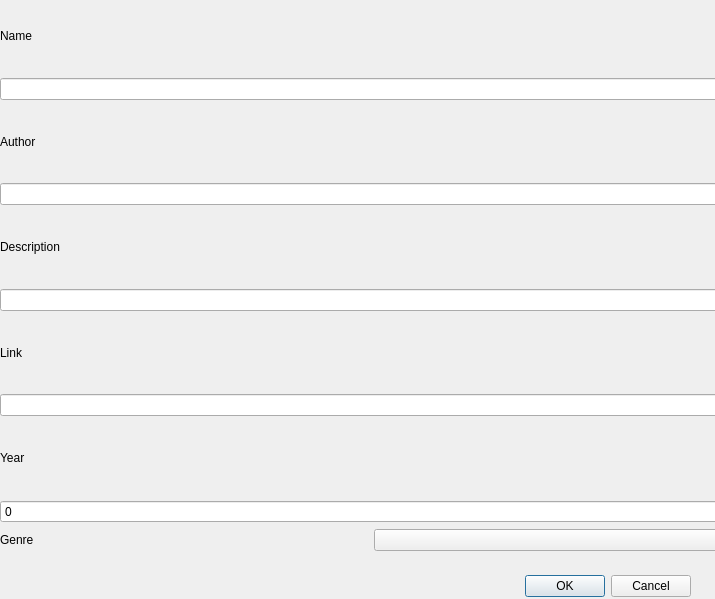
<?xml version="1.0" encoding="UTF-8"?>
<ui version="4.0">
 <class>AddMovies</class>
 <widget class="QDialog" name="AddMovies">
  <property name="geometry">
   <rect>
    <x>0</x>
    <y>0</y>
    <width>715</width>
    <height>599</height>
   </rect>
  </property>
  <property name="windowTitle">
   <string>Dialog</string>
  </property>
  <widget class="QDialogButtonBox" name="buttonBox">
   <property name="geometry">
    <rect>
     <x>350</x>
     <y>570</y>
     <width>341</width>
     <height>32</height>
    </rect>
   </property>
   <property name="orientation">
    <enum>Qt::Horizontal</enum>
   </property>
   <property name="standardButtons">
    <set>QDialogButtonBox::Cancel|QDialogButtonBox::Ok</set>
   </property>
  </widget>
  <widget class="QWidget" name="layoutWidget">
   <property name="geometry">
    <rect>
     <x>0</x>
     <y>0</y>
     <width>741</width>
     <height>551</height>
    </rect>
   </property>
   <layout class="QHBoxLayout" name="horizontalLayout_3">
    <item>
     <layout class="QVBoxLayout" name="verticalLayout_3">
      <item>
       <widget class="QLabel" name="label_7">
        <property name="text">
         <string>Name</string>
        </property>
       </widget>
      </item>
      <item>
       <widget class="QLineEdit" name="nameLineEdit_2"/>
      </item>
      <item>
       <widget class="QLabel" name="label_8">
        <property name="text">
         <string>Author</string>
        </property>
       </widget>
      </item>
      <item>
       <widget class="QLineEdit" name="authorLineEdit_2"/>
      </item>
      <item>
       <widget class="QLabel" name="label_9">
        <property name="text">
         <string>Description</string>
        </property>
       </widget>
      </item>
      <item>
       <widget class="QLineEdit" name="descLineEdit_2"/>
      </item>
      <item>
       <widget class="QLabel" name="label_10">
        <property name="text">
         <string>Link</string>
        </property>
       </widget>
      </item>
      <item>
       <widget class="QLineEdit" name="linkLineEdit_2"/>
      </item>
      <item>
       <widget class="QLabel" name="label_11">
        <property name="text">
         <string>Year</string>
        </property>
       </widget>
      </item>
      <item>
       <widget class="QSpinBox" name="yearSpinBox_2">
        <property name="maximum">
         <number>9999</number>
        </property>
       </widget>
      </item>
      <item>
       <layout class="QHBoxLayout" name="horizontalLayout_4">
        <item>
         <widget class="QLabel" name="label_12">
          <property name="text">
           <string>Genre</string>
          </property>
         </widget>
        </item>
        <item>
         <widget class="QComboBox" name="genreComboBox_2"/>
        </item>
       </layout>
      </item>
     </layout>
    </item>
   </layout>
  </widget>
 </widget>
 <resources/>
 <connections>
  <connection>
   <sender>buttonBox</sender>
   <signal>accepted()</signal>
   <receiver>AddMovies</receiver>
   <slot>accept()</slot>
   <hints>
    <hint type="sourcelabel">
     <x>248</x>
     <y>254</y>
    </hint>
    <hint type="destinationlabel">
     <x>157</x>
     <y>274</y>
    </hint>
   </hints>
  </connection>
  <connection>
   <sender>buttonBox</sender>
   <signal>rejected()</signal>
   <receiver>AddMovies</receiver>
   <slot>reject()</slot>
   <hints>
    <hint type="sourcelabel">
     <x>316</x>
     <y>260</y>
    </hint>
    <hint type="destinationlabel">
     <x>286</x>
     <y>274</y>
    </hint>
   </hints>
  </connection>
 </connections>
</ui>
